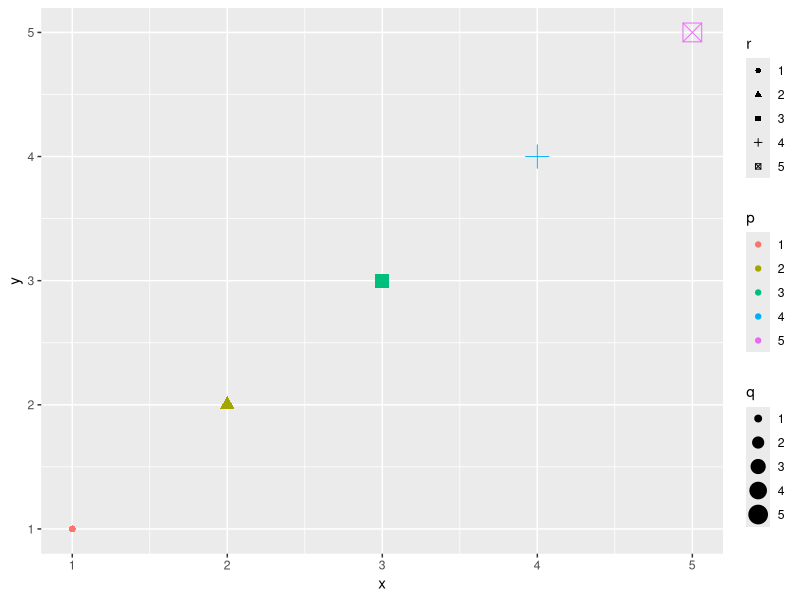
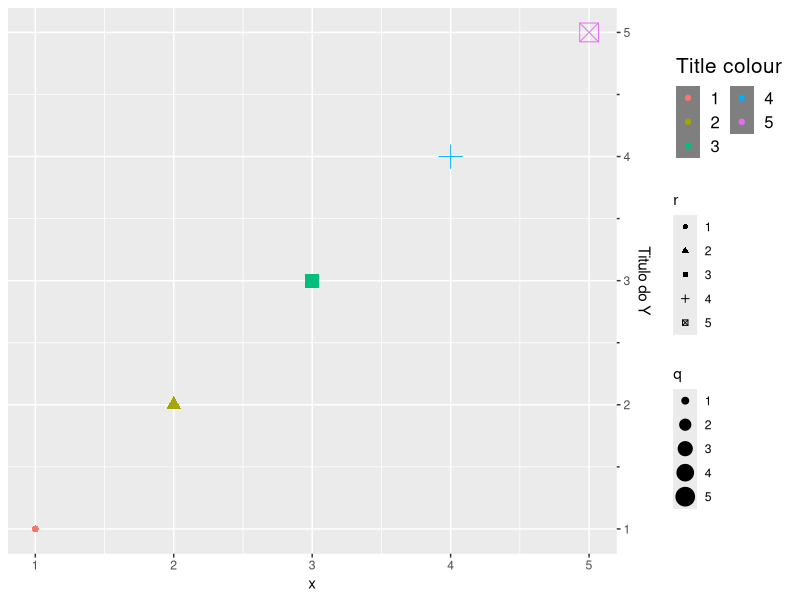

These figures' R source, in order:
# ggplot object
library(tidyverse)
dat <- data.frame(x = 1:5, y = 1:5, p = factor(1:5), q = factor(1:5),
                  r = factor(1:5))
p <-
  ggplot(dat, aes(x, y, color = p, size = q, shape = r)) +
  geom_point()

p

p + guides(
  colour = guide_legend(title = 'Title colour',
                        ncol = 2,
                        order = 3,
                        position = 'right',
                        direction = 'vertical',
                        theme = theme_dark(base_size = 15)),
  shape = guide_legend(),
  size = guide_legend(),
  x = guide_axis(),
  y = guide_axis(minor.ticks = TRUE,title = 'Titulo do Y',position = 'right')
)

